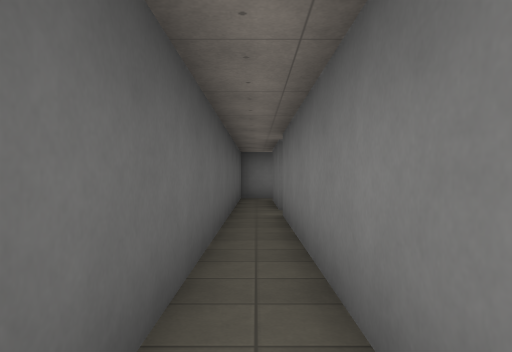
[1] (above)

13 first-person views from a walk through a Godot game level. The camera is 1.4 m above the floor, looks level and sees 70° across. The floor is counted in squares, 2 m on a side. Each view is taken from the middle of a square. On the plan, view 1 faces up. The plan holds only what a view shows up to about 11 squares ahead; the rest is blank. Surface patterns are stand-ins for the level's own textures.

[2]
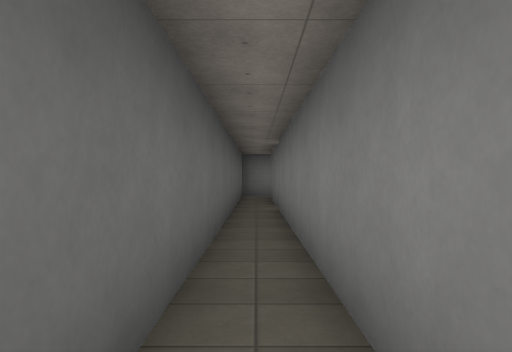

[3]
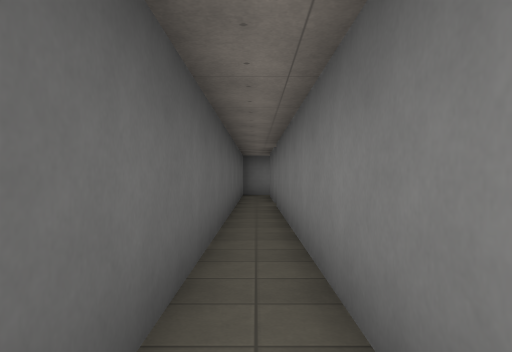

[4]
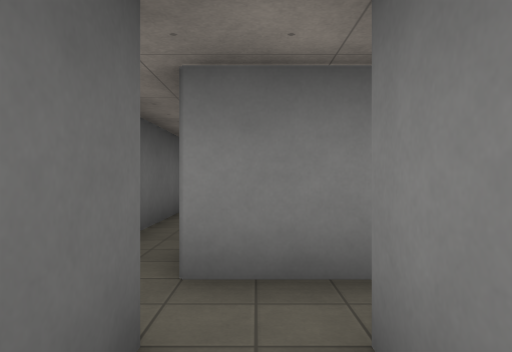

[5]
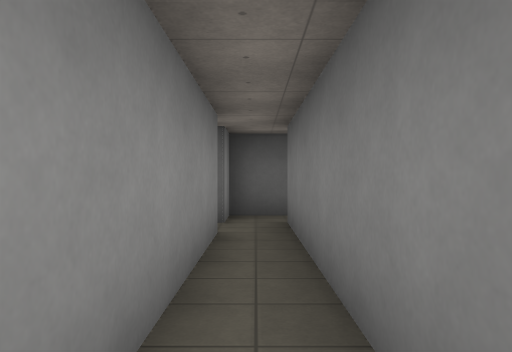

[6]
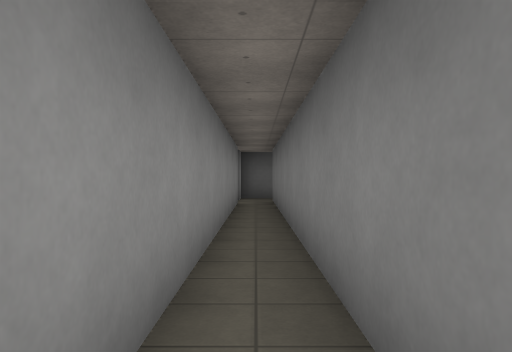

[7]
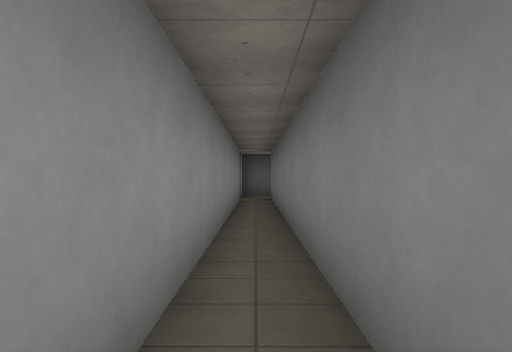

[8]
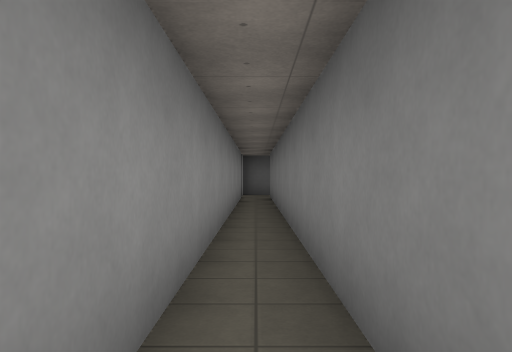

[9]
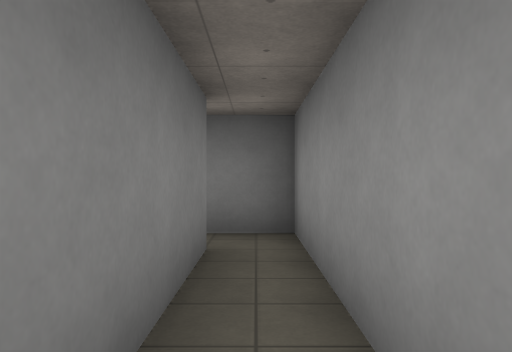

[10]
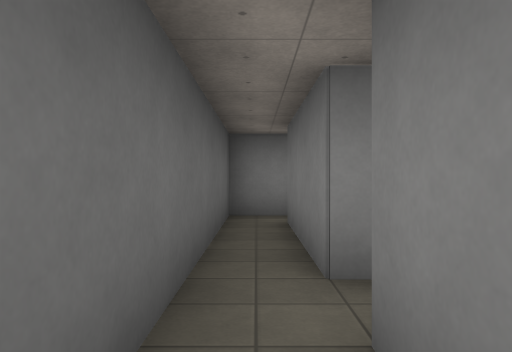

[11]
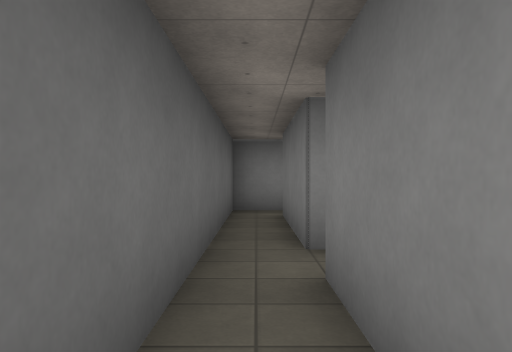

[12]
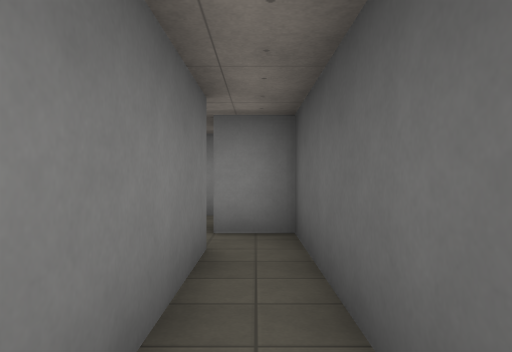

[13]
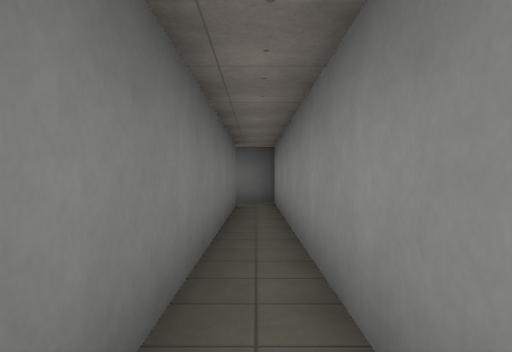

### Floor plan
Points are (right, up) in squares from view 1. A wall is a line through its corners. A room is listed if a view was taken in it or the views show most of it. See-through windows are left out.
Room 1 (views 1, 2, 3, 5, 6, 7, 8, 9, 10, 11, 12, 13)
walls: (1.5, -2.5) (13.5, -2.5) (13.5, -1.4); (12.5, -1.5) (0.5, -1.5) (0.5, 6.5); (0.9, 7.5) (0.5, 7.5) (0.5, 10.5); (-0.5, 10.5) (-0.5, -2.5) (0.5, -2.5)
ways out: opening at (1, -3) to room 2; opening at (0, 10); opening at (1, 7); opening at (13, -1)
Room 2 (view 4)
walls: (1.5, -3.4) (1.5, -2.5); (0.5, -2.5) (0.5, -3.4)
ways out: opening at (1, -3) to room 1

Where each view was taken, in squares from view 1:
view 1: 0 up, 0 right, facing up
view 2: 1 down, 0 right, facing up
view 3: 2 down, 0 right, facing up
view 4: 4 down, 1 right, facing up
view 5: 2 down, 6 right, facing left
view 6: 2 down, 11 right, facing left
view 7: 2 down, 12 right, facing left
view 8: 2 down, 13 right, facing left
view 9: 2 down, 9 right, facing right
view 10: 5 up, 0 right, facing up
view 11: 4 up, 0 right, facing up
view 12: 2 up, 0 right, facing down
view 13: 2 down, 4 right, facing right
